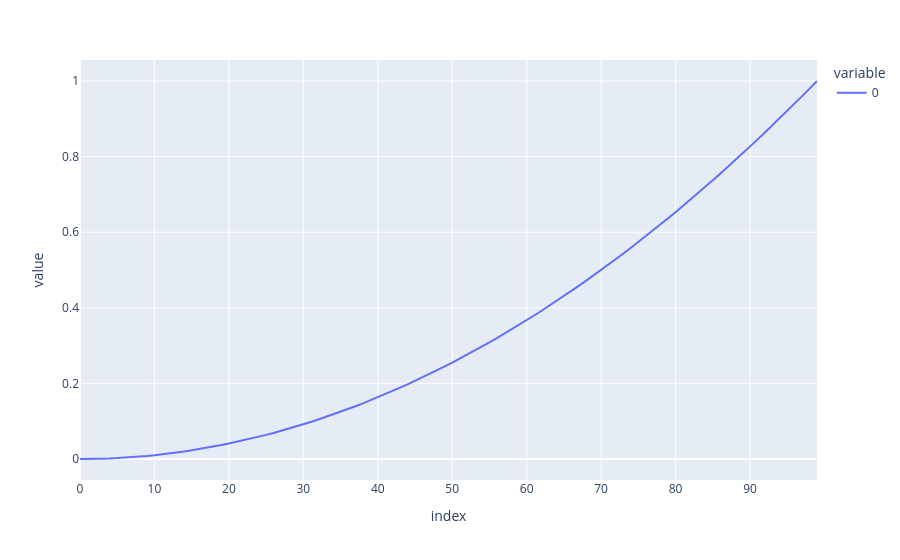

Source (notebook cell):
### Code cell
df.plot.line(backend='plotly')

### Figure 1 — Plotly figure (JSON) as saved in the notebook; plotly's stock layout.template omitted (floating-point values rounded to 4 significant figures)
{"data": [{"hovertemplate": "variable=0<br>index=%{x}<br>value=%{y}<extra></extra>", "legendgroup": "0", "line": {"color": "#636efa", "dash": "solid"}, "marker": {"symbol": "circle"}, "mode": "lines", "name": "0", "orientation": "v", "showlegend": true, "type": "scatter", "x": [0, 1, 2, 3, 4, 5, 6, 7, 8, 9, 10, 11, 12, 13, 14, 15, 16, 17, 18, 19, 20, 21, 22, 23, 24, 25, 26, 27, 28, 29, 30, 31, 32, 33, 34, 35, 36, 37, 38, 39, 40, 41, 42, 43, 44, 45, 46, 47, 48, 49, 50, 51, 52, 53, 54, 55, 56, 57, 58, 59, 60, 61, 62, 63, 64, 65, 66, 67, 68, 69, 70, 71, 72, 73, 74, 75, 76, 77, 78, 79, 80, 81, 82, 83, 84, 85, 86, 87, 88, 89, 90, 91, 92, 93, 94, 95, 96, 97, 98, 99], "xaxis": "x", "y": [0, 0.000102, 0.0004081, 0.0009183, 0.001632, 0.002551, 0.003673, 0.004999, 0.00653, 0.008264, 0.0102, 0.01235, 0.01469, 0.01724, 0.02, 0.02296, 0.02612, 0.02949, 0.03306, 0.03683, 0.04081, 0.045, 0.04938, 0.05397, 0.05877, 0.06377, 0.06897, 0.07438, 0.07999, 0.08581, 0.09183, 0.09805, 0.1045, 0.1111, 0.1179, 0.125, 0.1322, 0.1397, 0.1473, 0.1552, 0.1632, 0.1715, 0.18, 0.1887, 0.1975, 0.2066, 0.2159, 0.2254, 0.2351, 0.245, 0.2551, 0.2654, 0.2759, 0.2866, 0.2975, 0.3086, 0.32, 0.3315, 0.3432, 0.3552, 0.3673, 0.3797, 0.3922, 0.405, 0.4179, 0.4311, 0.4444, 0.458, 0.4718, 0.4858, 0.4999, 0.5143, 0.5289, 0.5437, 0.5587, 0.5739, 0.5893, 0.6049, 0.6208, 0.6368, 0.653, 0.6694, 0.6861, 0.7029, 0.7199, 0.7372, 0.7546, 0.7723, 0.7901, 0.8082, 0.8264, 0.8449, 0.8636, 0.8825, 0.9015, 0.9208, 0.9403, 0.96, 0.9799, 1], "yaxis": "y"}], "layout": {"autosize": true, "legend": {"title": {"text": "variable"}, "tracegroupgap": 0}, "margin": {"t": 60}, "xaxis": {"anchor": "y", "autorange": true, "domain": [0, 1], "range": [0, 99], "title": {"text": "index"}, "type": "linear"}, "yaxis": {"anchor": "x", "autorange": true, "domain": [0, 1], "range": [-0.05556, 1.056], "title": {"text": "value"}, "type": "linear"}}}
